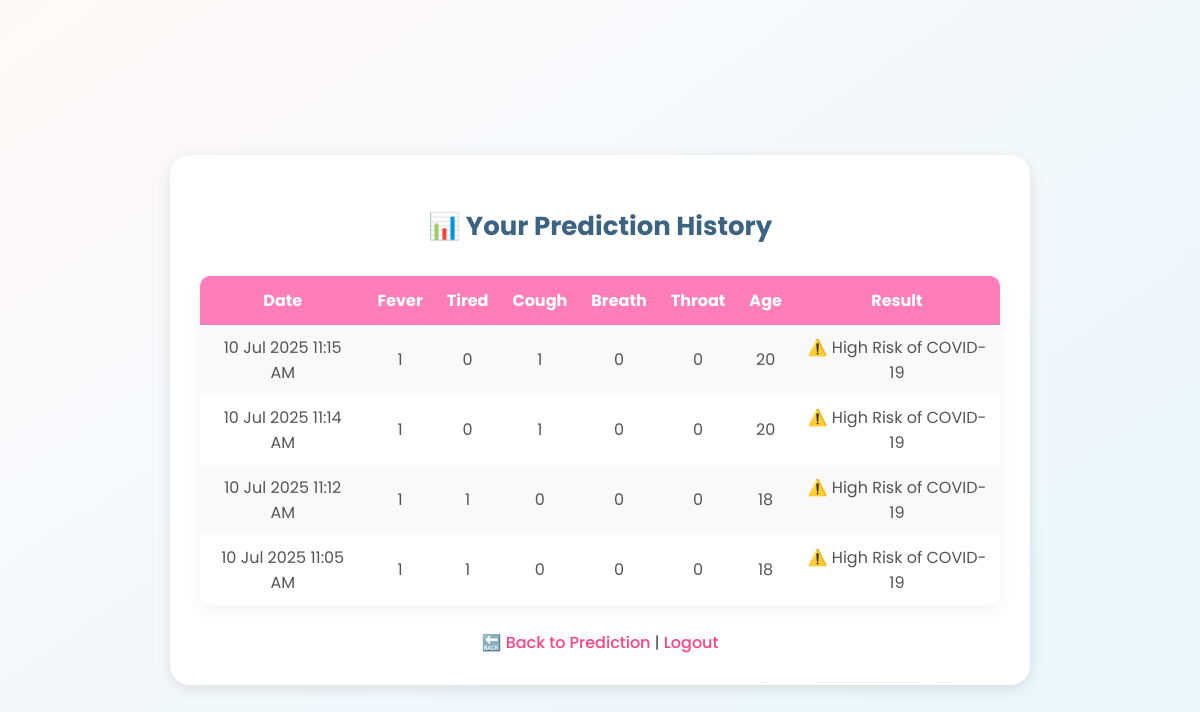
The page /dashboard (signed in) on the database its author committed.
### app.py (models this page shows)
class Prediction(db.Model):
    id = db.Column(db.Integer, primary_key=True)
    user_id = db.Column(db.Integer, db.ForeignKey("user.id"))
    fever = db.Column(db.Integer)
    tired = db.Column(db.Integer)
    cough = db.Column(db.Integer)
    breath = db.Column(db.Integer)
    throat = db.Column(db.Integer)
    age = db.Column(db.Integer)
    result = db.Column(db.String(50))
    timestamp = db.Column(db.DateTime, default=datetime.now)

### app.py (the view)
@app.route("/dashboard")
@login_required
def dashboard():
    history = Prediction.query.filter_by(user_id=current_user.id).order_by(Prediction.timestamp.desc()).all()
    return render_template("dashboard.html", history=history)

### app.py (called while the page is built)
@login_manager.user_loader
def load_user(user_id):
    return User.query.get(int(user_id))

@app.after_request
def add_header(response):
    response.headers["Cache-Control"] = "no-store, no-cache, must-revalidate, post-check=0, pre-check=0, max-age=0"
    response.headers["Pragma"] = "no-cache"
    response.headers["Expires"] = "0"
    return response

### templates/dashboard.html (shortened to what this page needs)
<!DOCTYPE html>
<html lang="en">
<head>
    <link rel="stylesheet" href="{{ url_for('static', filename='style.css') }}">
</head>
<body>
    <div class="container">
        <h2>📊 Your Prediction History</h2>
        {% if history %}
        <table style="width:100%;margin-top:15px;border-collapse: collapse;">
            <tr>
                <th>Date</th>
                <th>Fever</th>
                <th>Tired</th>
                <th>Cough</th>
                <th>Breath</th>
                <th>Throat</th>
                <th>Age</th>
                <th>Result</th>
            </tr>
            {% for row in history %}
            <tr>
                <td>{{ row.timestamp.strftime('%d %b %Y %I:%M %p') }}</td>
                <td>{{ row.fever }}</td>
                <td>{{ row.tired }}</td>
                <td>{{ row.cough }}</td>
                <td>{{ row.breath }}</td>
                <td>{{ row.throat }}</td>
                <td>{{ row.age }}</td>
                <td>{{ row.result }}</td>
            </tr>
            {% endfor %}
        </table>
        {% else %}
        <p>No predictions yet.</p>
        {% endif %}
        <br>
        <a href="{{ url_for('predict') }}">🔙 Back to Prediction</a> |
        <a href="{{ url_for('logout') }}">Logout</a>
    </div>
</body>
</html>

### static/style.css (style rules this page uses)
body { font-family: 'Poppins', sans-serif; background: linear-gradient(135deg, #fdfcfb, #e2d1c3); display: flex; justify-content: center; align-items: center; min-height: 100vh; margin: 0; }
.container { background: #fff; padding: 30px; border-radius: 25px; box-shadow: 0 8px 20px rgba(0,0,0,0.1); width: 90%; max-width: 500px; text-align: center; position: relative; }
h2 { color: #444; font-size: 26px; margin-bottom: 20px; }
.container a { color: #ff4081; text-decoration: none; font-weight: 500; }
table { border-collapse: collapse; width: 100%; margin-top: 15px; background-color: #fff; border-radius: 10px; overflow: hidden; box-shadow: 0 6px 20px rgba(0,0,0,0.05); }
th { background: #ff7eb9; color: white; padding: 12px; text-align: center; }
td { padding: 10px; text-align: center; color: #555; }
tr:nth-child(even) { background-color: #f9f9f9; }
body { font-family: 'Poppins', sans-serif; background: linear-gradient(145deg, #fef9f9, #e9f7fc); padding: 20px; color: #444; }
.container { max-width: 800px; margin: auto; background: white; padding: 30px; border-radius: 20px; box-shadow: 0 4px 15px rgba(0,0,0,0.1); }
h2 { text-align: center; margin-bottom: 30px; color: #3c6382; }

### rows shown on the page
Prediction: timestamp "10 Jul 2025 11:15 AM", fever "1", tired "0", cough "1", breath "0", throat "0", age "20", result "⚠️ High Risk of COVID-19"
Prediction: timestamp "10 Jul 2025 11:14 AM", fever "1", tired "0", cough "1", breath "0", throat "0", age "20", result "⚠️ High Risk of COVID-19"
Prediction: timestamp "10 Jul 2025 11:12 AM", fever "1", tired "1", cough "0", breath "0", throat "0", age "18", result "⚠️ High Risk of COVID-19"
Prediction: timestamp "10 Jul 2025 11:05 AM", fever "1", tired "1", cough "0", breath "0", throat "0", age "18", result "⚠️ High Risk of COVID-19"
